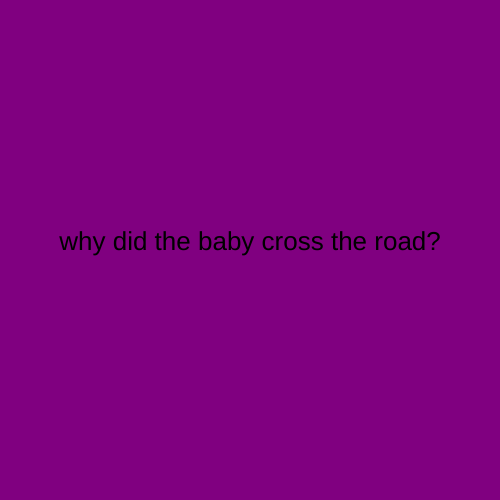
Frame 1 (no input)
Frame 60 (no input): identical to frame 1, image omitted
Frame 120 (the mouse pressed at the canvas centre since frame 60): identical to frame 1, image omitted

The p5.js sketch that drew this single still picture (run headless with seeded random() and noise() and a simulated clock; from frame 60 on, the mouse is pressed at the canvas centre):

// p5.js sketch
// ── sketch.js
let state = 0;


function setup() {
  createCanvas(500, 500);
  textAlign(CENTER);
  textSize(26); 
}

function draw() {

  switch (state) {
case 0:
background('purple');
text("why did the baby cross the road?", 250, 250);
break ;

case 1:
background('orange');
text("because it was stapled to the chicken", 250, 250);
break ;

  }
}


function mouseReleased() {
  state++;

  if (state > 1) {
    state = 0;

  }

}
